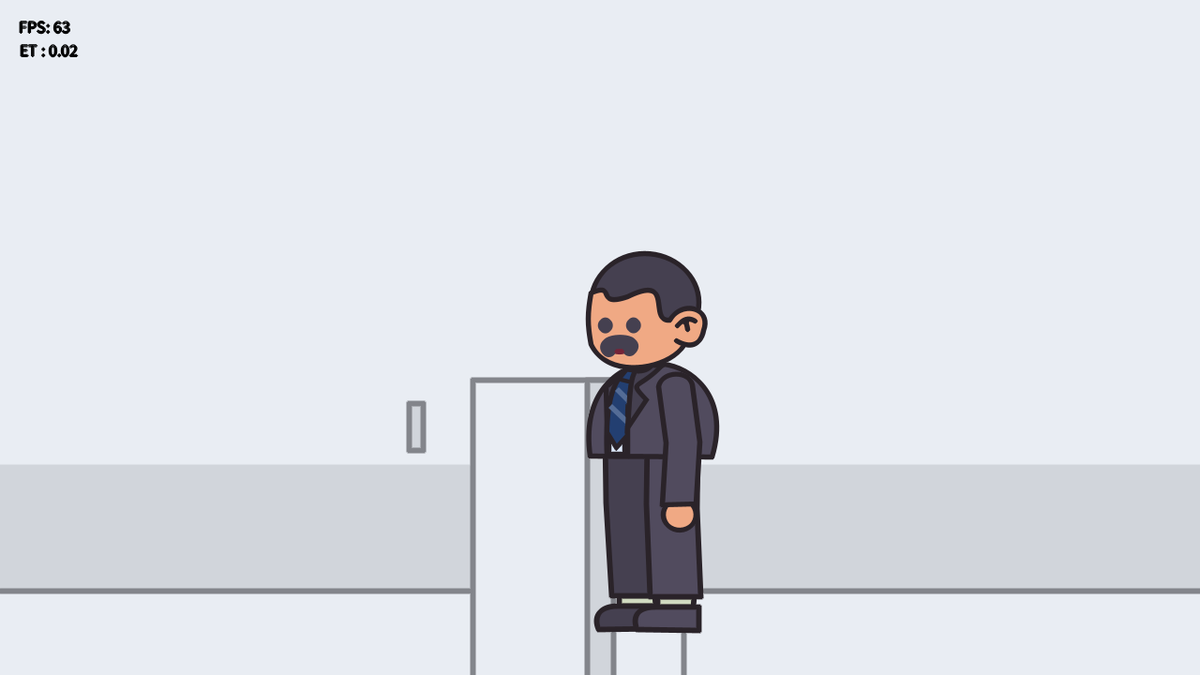
Frame 1 (no input)
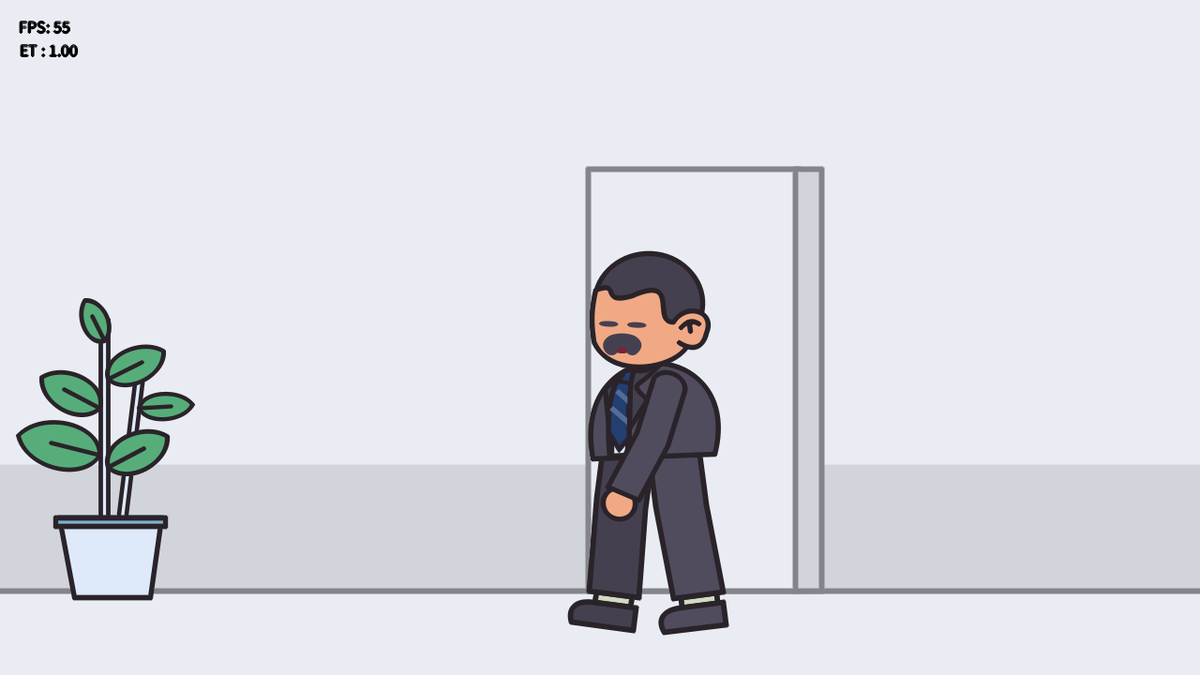
Frame 60 (the mouse pressed at the canvas centre just before this capture)
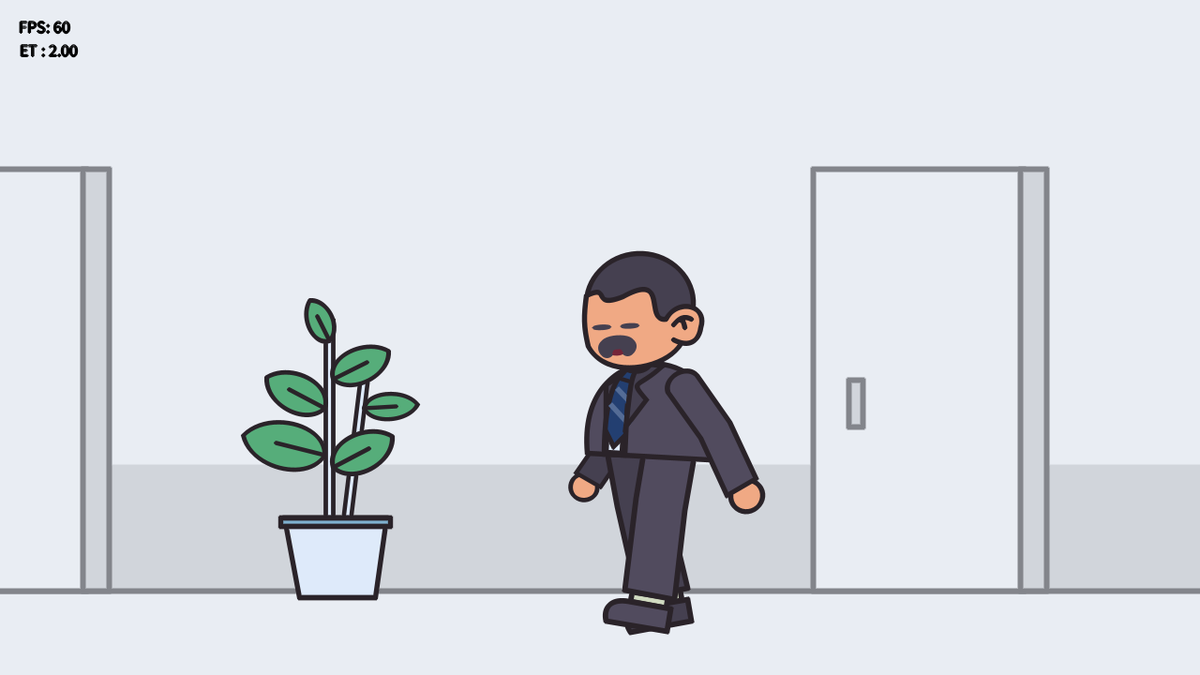
Frame 120 (the mouse held since frame 60 and released just before this capture)

The Processing sketch that drew these frames (run headless with seeded random() and noise(); from frame 60 on, the mouse is pressed at the canvas centre):

// Processing sketch: Character_Design
// ── Character_Design.pde
int[] colorPalette = {#2a2329,#454050, #f0a984, #752438, #a8d9fe, #d0dac0, #af908c, #514b5e, #7eb0ce,
                      #deeafa, #56ad7a, #eab353, #233f71, #546c96, #e9edf3, #d1d5db, #83858b}; 
float eyeWidth = 14, eyeHeight = 15;
int[] blinkIntervals = {60, 60, 90, 120};
int counter = 0;

PVector bgDis = new PVector(0, 0);
PVector fgDis = new PVector(0, 0);
//Pak Budi
float headRot_B = 0, torsoRot_B = 0, handRotLeft_B = 0, handRotRight_B = 0, legRot_B = 0;
//Pak Yanto
float headRot_Y = 0, torsoRot_Y = 0, handRotLeft_Y = 0, handRotRight_Y = 0, legRot_Y = 0;

void setup()
{
  size(1280, 720);
  smooth(8);  
  frameRate(60);
  strokeWeight(3.5);
  hint(ENABLE_STROKE_PURE);
  strokeCap(ROUND);
}
void draw()
{
  counter++;
  background(colorPalette[14]);
  textSize(18);
  fill(color(0));
  text("FPS: " + round(frameRate), 20, 35);
  text("ET : " + nf(frameToSec(counter), 0, 2), 21, 60);

  if(frameToSec(counter) < 30)
  {
    drawScene1();
  }
  filter(ERODE/1);
}
void drawScene1()
{
  
  if (frameToSec(counter) < 12)
  {
    bgDis.x++;
    headRot_B = sin((norm(counter, 0, 1)/15f)) * 3;
    torsoRot_B = sin((norm(counter, 0, 1)/15f)) * 3;
    handRotLeft_B = -sin((norm(counter, 0, 1)/15f)) * 30;
    handRotRight_B = sin((norm(counter, 0, 1)/15f)) * 30;
    legRot_B = sin((norm(counter, 0, 1)/15f)) * 10;
    handRotLeft_Y = -15;
    handRotRight_Y = -30;
  } 
  else if (frameToSec(counter) < 13)
  {
    headRot_B = lerp(headRot_B, 0, frameToSec(counter)/100);
    torsoRot_B = lerp(torsoRot_B, 0, frameToSec(counter)/100);
    handRotLeft_B = lerp(handRotLeft_B, 0, frameToSec(counter)/100);
    handRotRight_B = -lerp(handRotLeft_B, 0, frameToSec(counter)/100);
    legRot_B = lerp(legRot_B, 0, frameToSec(counter)/100);
  } 
  else
  {
    headRot_B = sin((norm(counter, 0, 1)/15f)) * 3;
    torsoRot_B = sin((norm(counter, 0, 1)/15f)) * 3;
    handRotLeft_B = sin((norm(counter, 0, 1)/15f)) * 2;
    handRotRight_B = sin((norm(counter, 0, 1)/15f)) * 2;
    legRot_B = sin((norm(counter, 0, 1)/15f)) * 0;
  }  

  float i = random(0, 3);
  if (frameCount % blinkIntervals[(int) i] == 0)
  {
    eyeWidth = 19;
    eyeHeight = 4;
  } else
  {
    eyeWidth = 14;
    eyeHeight = 15;
  }
  drawWall();
  
  drawFloor();

  if (frameToSec(counter) > 13 && frameToSec(counter) < 13.25)
  {
    fgDis.x++;
  }

  pushMatrix();
  translate(bgDis.x * 4, bgDis.y);
  translate(fgDis.x * 10, fgDis.y);
  drawDoor(500, 405, 270, 450);
  drawDoubleDoor(-500, 405, 270, 450);
  
  drawPlant(-100, 575, 0.8, 0.9);
  drawPlant(-1200, 575, 0.8, 0.9);
  drawYanto(-3200, 60, "sitting");
  popMatrix();

  translate(fgDis.x * 10, fgDis.y);
  drawBudi(100, 0, "standing");
  
}
void drawBudi(float x, float y, String stance)
{
  pushMatrix();
  translate(x, y);
  
  drawArmStraight(585, 410, 1, 0.9, handRotRight_B, colorPalette[1], colorPalette[2]);

  drawLegStraight(575, 465, 1.1, 1.1, -legRot_B, colorPalette[1], colorPalette[5]);
  drawLegStraight(620, 466, 1.1, 1.1, legRot_B, colorPalette[7], colorPalette[5]);

  drawTorsoSuit(590, 415, 1, 1, torsoRot_B);

  drawHeadBudi(586, 428, 1, 1, -headRot_B);

  drawArmStraight(620, 395, 1.2, 1.1, handRotLeft_B, colorPalette[7], colorPalette[2]);
  popMatrix();
}
void drawYanto(float x, float y, String stance)
{
  pushMatrix();
  translate(x, y);

  if (stance.toLowerCase().equals("sitting"))
  {
    drawArmBent(585, 410, -1, 0.9, handRotRight_Y, colorPalette[11], colorPalette[2]);
    drawLegBent(600, 465, -1.1, 1.1, 0, colorPalette[1], colorPalette[5]);
    drawLegBent(555, 466, -1.1, 1.1, 0, colorPalette[7], colorPalette[5]);
  } 
  else if (stance.toLowerCase().equals("standing"))
  {
    drawArmStraight(585, 410, -1, 0.9, handRotLeft_Y, colorPalette[11], colorPalette[2]);
    drawLegStraight(575, 465, -1.1, 1.1, -legRot_Y, colorPalette[1], colorPalette[5]);
    drawLegStraight(620, 466, -1.1, 1.1, legRot_Y, colorPalette[7], colorPalette[5]);
  }

  drawTorsoShirt(590, 415, -1, 1, torsoRot_Y);

  drawHeadYanto(590, 428, -1, 1, -headRot_Y);

  if(stance.toLowerCase().equals("sitting"))
  {
    drawArmBent(560, 395, -1.2, 1.1, handRotLeft_Y, colorPalette[11], colorPalette[2]);
  }
  else if(stance.toLowerCase().equals("standing"))
  {
    drawArmStraight(560, 395, -1.2, 1.1, handRotLeft_Y, colorPalette[11], colorPalette[2]);
  }
  popMatrix();
}
void drawHeadYanto(float x, float y, float xScale, float yScale, float angle)
{
  pushMatrix();
  translate(x, y);
  rotate(radians(angle));
  scale(xScale, yScale);

  //Rambut
  fill(colorPalette[1]);
  ellipse(2, -105, 115, 105);

  //Bayangan
  fill(colorPalette[0]);
  noStroke();
  ellipse(-5, -43, 36, 25);

  //Wajah
  createShape();
  beginShape();
  strokeWeight(3.5);
  stroke(colorPalette[0]);
  fill(colorPalette[2]);
  vertex(44, -59);
  bezierVertex(27, -33, -37, -23, -55, -61);
  bezierVertex(-59, -83, -59, -94, -55, -116);
  vertex(-16, -120);
  bezierVertex(35, -137, 5, -84, 29, -86);
  bezierVertex(42, -108, 74, -99, 65, -75);
  bezierVertex(63, -64, 55, -53, 36, -64);
  endShape();

  //Daun telinga
  createShape();
  beginShape();
  strokeWeight(3.5);
  stroke(colorPalette[0]);
  fill(colorPalette[2]);
  vertex(37, -80);
  bezierVertex(40, -83, 46, -91, 56, -85);
  endShape();

  //Lubang telinga
  createShape();
  beginShape();
  vertex(47, -84);
  bezierVertex(40, -83, 46, -91, 48, -76);
  endShape();

  drawCustomEllipse(-25, -54, 15, 6, colorPalette[3]); //Mulut

  //Kumis
  noFill();
  stroke(colorPalette[1]);
  strokeWeight(15);
  bezier(-36, -56, -43, -65, -6, -65, -14, -57);

  drawCustomEllipse(-40, -81, eyeWidth, eyeHeight, colorPalette[1]);//Mata kiri
  drawCustomEllipse(-10, -81, eyeWidth, eyeHeight, colorPalette[1]);//Mata kanan

  popMatrix();
}
void drawHeadBudi(float x, float y, float xScale, float yScale, float angle)
{
  pushMatrix();
  translate(x, y);
  rotate(radians(angle));
  scale(xScale, yScale);
  //Rambut
  fill(colorPalette[1]);
  ellipse(2, -105, 115, 105);

  //Bayangan
  fill(colorPalette[0]);
  noStroke();
  ellipse(-5, -43, 36, 25);

  //Wajah
  createShape();
  beginShape();
  strokeWeight(3.5);
  stroke(colorPalette[0]);
  fill(colorPalette[2]);
  vertex(44, -59);
  bezierVertex(27, -33, -37, -23, -55, -61);
  bezierVertex(-59, -83, -59, -94, -55, -116);
  bezierVertex(-27, -128, -52, -100, -16, -112);
  bezierVertex(35, -137, 5, -84, 29, -86);
  bezierVertex(42, -108, 74, -99, 65, -75);
  bezierVertex(63, -64, 55, -53, 36, -64);
  endShape();

  //Daun telinga
  createShape();
  beginShape();
  strokeWeight(3.5);
  stroke(colorPalette[0]);
  fill(colorPalette[2]);
  vertex(37, -80);
  bezierVertex(40, -83, 46, -91, 56, -85);
  endShape();

  //Lubang telinga
  createShape();
  beginShape();
  vertex(47, -84);
  bezierVertex(40, -83, 46, -91, 48, -76);
  endShape();

  drawCustomEllipse(-25, -54, 15, 6, colorPalette[3]); //Mulut

  //Kumis
  noFill();
  stroke(colorPalette[1]);
  strokeWeight(15);
  bezier(-36, -56, -43, -65, -6, -65, -14, -57);

  drawCustomEllipse(-40, -81, eyeWidth, eyeHeight, colorPalette[1]);//Mata kiri
  drawCustomEllipse(-10, -81, eyeWidth, eyeHeight, colorPalette[1]);//Mata kanan

  popMatrix();
}
void drawCustomEllipse(float x, float y, float w, float h, int col)
{
  noStroke();
  fill(col);
  ellipse(x, y, w, h);
}
void drawTorsoShirt(float x, float y, float xScale, float yScale, float angle)
{
  pushMatrix();
  translate(x, y);
  rotate(radians(angle));
  scale(xScale, yScale);
  //Badan
  createShape();
  beginShape();
  strokeWeight(3.5);
  stroke(colorPalette[0]);
  fill(colorPalette[11]);
  vertex(-60, 72);
  bezierVertex(-80, -68, 107, -53, 70, 72);
  endShape(CLOSE);

  //Dasi
  createShape();
  beginShape();
  strokeWeight(3);
  fill(colorPalette[13]);
  vertex(-25, 55);
  bezierVertex(-27, 28, -28, 42, -22, -7);
  vertex(-7, -7);
  bezierVertex(-6, 25, -2, 42, -6, 55);
  vertex(-13, 65);
  endShape(CLOSE);

  strokeCap(ROUND);
  createShape();
  beginShape();
  stroke(colorPalette[0]);
  fill(colorPalette[13]);
  vertex(-22, -7);
  vertex(-7, -7);
  vertex(-2, -20);
  vertex(-20, -20);
  endShape(CLOSE);

  popMatrix();
}
void drawTorsoSuit(float x, float y, float xScale, float yScale, float angle)
{
  pushMatrix();
  translate(x, y);
  rotate(radians(angle));
  scale(xScale, yScale);
  
  //Badan
  createShape();
  beginShape();
  strokeWeight(3.5);
  stroke(colorPalette[0]);
  fill(colorPalette[7]);
  vertex(-60, 72);
  bezierVertex(-80, -68, 107, -53, 70, 72);
  endShape(CLOSE);

  //Kerah kanan
  createShape();
  beginShape();
  fill(colorPalette[1]);
  vertex(-42, 37);
  vertex(-44, -2);
  vertex(-19, -20);
  endShape(CLOSE);

  //Dasi
  createShape();
  beginShape();
  fill(colorPalette[12]);
  vertex(-42, 72);
  bezierVertex(-46, -18, -23, -30, 15, -25);
  bezierVertex(-25, 1, -20, -9, -20, 72);
  endShape(CLOSE);

  //Pola dasi
  strokeCap(SQUARE);
  strokeWeight(7);
  stroke(colorPalette[13]);
  line(-33, 0, -15, 17);
  line(-39, 18, -17, 39);

  strokeCap(ROUND);
  createShape();
  beginShape();
  stroke(colorPalette[0]);
  strokeWeight(2.5);
  fill(colorPalette[12]);
  vertex(-30, -10);
  vertex(-10, -5);
  vertex(-5, -20);
  vertex(-22, -20);
  endShape(CLOSE);

  //Kancing
  //drawCustomEllipse(-25, 10, 6, 5, colorPalette[1]);
  //drawCustomEllipse(-28, 30, 6, 5, colorPalette[1]);
  //drawCustomEllipse(-28, 50, 6, 5, colorPalette[1]);

  //Daleman
  rectMode(CENTER);
  fill(colorPalette[9]);
  createShape();
  beginShape();
  strokeWeight(3.5);
  vertex(-40, 70);
  vertex(-23, 70);
  vertex(-23, 53);
  vertex(-32, 63);
  vertex(-40, 50);
  endShape(CLOSE);
  //rect(-30, 67, 24, 15);
  strokeCap(ROUND);
  //Kerah kiri
  createShape();
  beginShape();
  strokeWeight(3.5);
  stroke(colorPalette[0]);
  fill(colorPalette[1]);
  vertex(-20, 42);
  bezierVertex(-16, -18, -20, -30, 15, -25);
  bezierVertex(-10, 1, -20, -9, 0, 12);
  endShape(CLOSE);
  popMatrix();
}
void drawArmStraight(float x, float y, float xScale, float yScale, float angle, int colA, int colB)
{
  pushMatrix();
  translate(x, y);
  rotate(radians(angle));
  scale(xScale, yScale);
  fill(colB);
  stroke(colorPalette[0]);
  strokeWeight(3);
  ellipse(0, 140, 29, 30);

  createShape();
  beginShape();
  fill(colA);
  vertex(-15, 15);
  bezierVertex(-12, 0, 12, 0, 15, 15);
  vertex(20, 70);
  vertex(15, 130);
  vertex(-15, 130);
  vertex(-10, 70);
  endShape(CLOSE);
  popMatrix();
}
void drawArmBent(float x, float y, float xScale, float yScale, float angle, int colA, int colB)
{
  pushMatrix();
  translate(x, y);
  rotate(radians(angle));
  scale(xScale, yScale);
  fill(colB);
  stroke(colorPalette[0]);
  strokeWeight(3);
  ellipse(-40, 125, 29, 30);

  createShape();
  beginShape();
  fill(colA);
  vertex(-15, 15);
  bezierVertex(-12, 0, 12, 0, 15, 15);
  vertex(20, 70);
  vertex(-20, 130);
  vertex(-40, 110);
  vertex(-10, 65);
  endShape(CLOSE);
  popMatrix();
}
void drawLegStraight(float x, float y, float xScale, float yScale, float angle, int colA, int colB)
{
  pushMatrix();
  translate(x, y);
  scale(xScale, yScale);
  rotate(radians(angle));
  createShape();
  beginShape();
  strokeWeight(3.5);
  fill(colB);
  vertex(-15, 155);
  vertex(-15, 165);
  vertex(20, 165);
  vertex(20, 155);
  endShape(CLOSE);

  createShape();
  beginShape();
  strokeWeight(3.5);
  fill(colA);
  vertex(-27, 0);
  vertex(-27, 65);
  vertex(-22, 155);
  vertex(27, 155);
  vertex(27, 155);
  vertex(22, 69);
  vertex(22, 0);
  endShape(CLOSE);

  createShape();
  beginShape();
  strokeWeight(3.5);
  fill(colA);
  vertex(25, 165);
  vertex(-17, 165);
  bezierVertex(-35, 165, -40, 175, -35, 187);
  vertex(25, 187);

  endShape(CLOSE);

  popMatrix();
}
void drawLegBent(float x, float y, float xScale, float yScale, float angle, int colA, int colB)
{
  pushMatrix();
  translate(x, y);
  scale(xScale, yScale);
  rotate(radians(angle));

  createShape();
  beginShape();
  strokeWeight(3.5);
  fill(colB);
  vertex(-80, 120);
  vertex(-80, 130);
  vertex(-45, 130);
  vertex(-45, 120);
  endShape(CLOSE);

  createShape();
  beginShape();
  strokeWeight(3.5);
  fill(colA);
  vertex(28, 20);
  vertex(-55, 23);
  bezierVertex(-90, 30, -88, 30,-88, 120);
  vertex(-45, 120);
  vertex(-45, 75);
  bezierVertex(-45, 55, -42, 60, 6, 60);
  bezierVertex(26, 55, 28, 40, 28, 20);
  endShape();

  createShape();
  beginShape();
  strokeWeight(3.5);
  fill(colA);
  vertex(-45, 120);
  vertex(-82, 120);
  bezierVertex(-100, 120, -105, 130, -100, 142);
  vertex(-45, 142);

  endShape(CLOSE);

  popMatrix();
}
void drawWall()
{
  createShape();
  beginShape();
  noStroke();
  fill(colorPalette[15]);
  vertex(0, height/1.45);
  vertex(width, height/1.45);
  vertex(width, height);
  vertex(0, height);
  endShape(CLOSE);
}
void drawDoor(float x, float y, float w, float h)
{
  pushMatrix();
  translate(x, y);
  fill(colorPalette[14]);
  rect(0, 0, w/1.2, h); //Base
  fill(colorPalette[15]);
  rect(-w/4, 25, 15, 50); //Handle
  rect(w/2.2, 0, w/9.8, h); //Side
  popMatrix();
}
void drawDoubleDoor(float x, float y, float w, float h)
{
  pushMatrix();
  translate(x, y);
  fill(colorPalette[14]);
  rect(-w/1.2, 0, w/1.2, h); //Base L
  rect(0, 0, w/1.2, h); //Base R
  fill(colorPalette[15]);
  rect(-w/1.75, 25, 15, 50); //Handle L
  rect(-w/4, 25, 15, 50); //Handle R
  rect(w/2.2, 0, w/9.8, h); //Side
  popMatrix();
}
void drawFloor()
{
  createShape();
  beginShape();
  noStroke();
  fill(colorPalette[14]);
  vertex(0, height - 90);
  vertex(width, height - 90);
  vertex(width, height);
  vertex(0, height);
  endShape(CLOSE);
  
  createShape();
  beginShape();
  strokeWeight(4);
  stroke(colorPalette[16]);
  vertex(0, height-90);
  vertex(width, height-90);
  endShape();
  
}
void drawPlant(float x, float y, float xScale, float yScale)
{
  pushMatrix();
  translate(x, y);
  scale(xScale, yScale);
  stroke(colorPalette[0]);
  createShape();
  beginShape();
  fill(colorPalette[9]);
  strokeWeight(3.25);
  vertex(-17, -25);
  vertex(10, -225);
  vertex(20, -225);
  vertex(-7, -25);
  endShape(CLOSE);

  drawLeaf(10, -155, 1.45, 1, PI/2.12, 2.7);

  createShape();
  beginShape();
  fill(colorPalette[9]);
  strokeWeight(3.5);
  vertex(-40, -25);
  vertex(-40, -260);
  vertex(-30, -260);
  vertex(-30, -25);
  endShape(CLOSE);

  drawLeaf(-30, -190, 1.7, 1.3, PI/3, 2.25);
  drawLeaf(-35, -235, 1.1, 1.1, 11*PI/6, 3.15);
  drawLeaf(-42, -155, 1.8, 1.45, 5*PI/3, 2.15);
  drawLeaf(-42, -100, 2.25, 1.8, 19.0*PI/12.0, 1.65);
  drawLeaf(-30, -85, 1.8, 1.45, PI/3, 2.25);

  createShape();
  beginShape();
  strokeWeight(4.25);
  fill(colorPalette[9]);
  vertex(-75, 70);
  vertex(25, 70);
  vertex(40, -25);
  vertex(-95, -25);
  endShape(CLOSE);

  createShape();
  beginShape();
  fill(colorPalette[8]);
  vertex(-100, -25);
  vertex(45, -25);
  vertex(45, -15);
  vertex(-100, -15);
  endShape(CLOSE);
  popMatrix();
}

void drawLeaf(float x, float y, float xScale, float yScale, float angle, float strokeWeight)
{
  pushMatrix();
  translate(x, y);
  scale(xScale, yScale);
  rotate(angle);
  strokeWeight(strokeWeight);
  createShape();
  beginShape();
  fill(colorPalette[10]);
  vertex(0, 0);
  bezierVertex(-20, -5, -20, -40, 0, -50);
  bezierVertex(20, -40, 20, -5, 0, 0);
  endShape(CLOSE);  

  createShape();
  beginShape();
  noFill();
  vertex(0, 0);
  vertex(0, -30);
  endShape();
  popMatrix();
}

static float frameToSec(float frame)
{
  return frame/60f;
}
